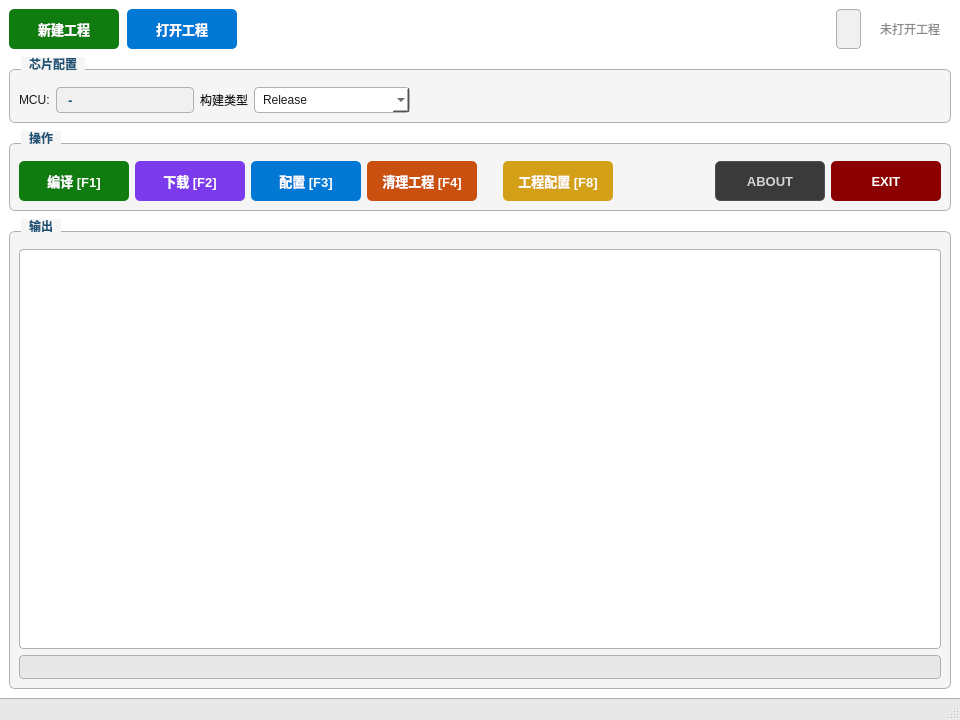
<?xml version="1.0" encoding="UTF-8"?>
<ui version="4.0">
 <class>MainWindow</class>
 <widget class="QMainWindow" name="MainWindow">
  <property name="geometry">
   <rect>
    <x>0</x>
    <y>0</y>
    <width>960</width>
    <height>720</height>
   </rect>
  </property>
  <property name="windowTitle">
   <string>PicoBuild - Raspberry Pi Pico MCU</string>
  </property>
  <property name="styleSheet">
   <string notr="true">QMainWindow { background-color: #ffffff; }
QGroupBox { color: #1a5276; font-weight: bold; border: 1px solid #b0b0b0; border-radius: 6px; margin-top: 12px; padding-top: 8px; background-color: #f5f5f5; }
QGroupBox::title { subcontrol-origin: margin; left: 12px; padding: 0 6px; background-color: #f5f5f5; }
QLabel { color: #1a1a1a; }
QLineEdit { background-color: #ffffff; color: #1a1a1a; border: 1px solid #b0b0b0; border-radius: 4px; padding: 4px 8px; }
QLineEdit:focus { border-color: #0078d4; }
QComboBox { background-color: #ffffff; color: #1a1a1a; border: 1px solid #b0b0b0; border-radius: 4px; padding: 4px 8px; min-width: 120px; }
QComboBox:hover { border-color: #0078d4; }
QComboBox QAbstractItemView { background-color: #ffffff; color: #1a1a1a; selection-background-color: #0078d4; selection-color: white; }
QTextEdit { background-color: #ffffff; color: #1a1a1a; border: 1px solid #b0b0b0; border-radius: 4px; }
QProgressBar { border: 1px solid #b0b0b0; border-radius: 4px; background-color: #e8e8e8; text-align: center; color: #1a1a1a; }
QProgressBar::chunk { background-color: qlineargradient(spread:pad, x1:0, y1:0, x2:1, y2:0, stop:0 #107c10, stop:1 #4ec94e); border-radius: 3px; }
QStatusBar { background-color: #e8e8e8; color: #1a1a1a; border-top: 1px solid #b0b0b0; }
QListWidget { background-color: #ffffff; color: #1a1a1a; border: 1px solid #b0b0b0; border-radius: 4px; }
QScrollArea { border: none; background: transparent; }
QCheckBox { color: #1a1a1a; spacing: 6px; }
QCheckBox::indicator { width: 16px; height: 16px; }
QCheckBox::indicator:unchecked { border: 1px solid #b0b0b0; border-radius: 3px; background-color: #ffffff; }
QCheckBox::indicator:checked { border: 1px solid #0078d4; border-radius: 3px; background-color: #0078d4; }</string>
  </property>
  <widget class="QWidget" name="centralwidget">
   <layout class="QVBoxLayout" name="verticalLayout">
    <property name="spacing"><number>8</number></property>
    <item>
     <layout class="QHBoxLayout" name="projectBarLayout">
      <item>
       <widget class="QPushButton" name="btnNewProject">
        <property name="text"><string>新建工程</string></property>
        <property name="minimumSize"><size><width>110</width><height>40</height></size></property>
        <property name="styleSheet">
         <string notr="true">QPushButton { background-color: #107c10; color: white; font-weight: bold; font-size: 13px; border-radius: 5px; padding: 8px 14px; } QPushButton:hover { background-color: #1a8c1a; } QPushButton:pressed { background-color: #0b5e0b; }</string>
        </property>
       </widget>
      </item>
      <item>
       <widget class="QPushButton" name="btnOpenProject">
        <property name="text"><string>打开工程</string></property>
        <property name="minimumSize"><size><width>110</width><height>40</height></size></property>
        <property name="styleSheet">
         <string notr="true">QPushButton { background-color: #0078d4; color: white; font-weight: bold; font-size: 13px; border-radius: 5px; padding: 8px 14px; } QPushButton:hover { background-color: #1a8cd8; } QPushButton:pressed { background-color: #005a9e; }</string>
        </property>
       </widget>
      </item>
      <item>
       <spacer name="toolbarSpacer">
        <property name="orientation"><enum>Qt::Horizontal</enum></property>
        <property name="sizeHint" stdset="0"><size><width>20</width><height>20</height></size></property>
       </spacer>
      </item>
      <item>
       <widget class="QLabel" name="labelSourceDir">
        <property name="text"><string></string></property>
        <property name="styleSheet"><string notr="true">color: #1a5276; font-size: 11px; padding: 4px 8px; border: 1px solid #b0b0b0; border-radius: 4px; background-color: #f0f0f0; font-weight: bold;</string></property>
       </widget>
      </item>
      <item>
       <widget class="QLabel" name="labelCurrentProject">
        <property name="text"><string>未打开工程</string></property>
        <property name="styleSheet"><string notr="true">color: #888; font-size: 12px; padding: 4px 8px;</string></property>
       </widget>
      </item>
     </layout>
    </item>
    <item>
     <widget class="QGroupBox" name="groupBoxMcpu">
      <property name="title"><string>芯片配置</string></property>
      <layout class="QHBoxLayout" name="horizontalLayoutMcpu">
       <item>
        <widget class="QLabel" name="labelPlatform"><property name="text"><string>MCU:</string></property></widget>
       </item>
       <item>
        <widget class="QLabel" name="labelPlatformValue">
         <property name="text"><string>-</string></property>
         <property name="styleSheet"><string notr="true">color: #1a5276; font-weight: bold; font-size: 13px; padding: 4px 8px; border: 1px solid #b0b0b0; border-radius: 4px; background-color: #f0f0f0; min-width: 120px;</string></property>
        </widget>
       </item>
       <item>
        <widget class="QLabel" name="labelBuildType"><property name="text"><string>构建类型</string></property></widget>
       </item>
       <item>
        <widget class="QComboBox" name="comboBuildType">
         <item><property name="text"><string>Release</string></property></item>
         <item><property name="text"><string>Debug</string></property></item>
        </widget>
       </item>
       <item>
        <spacer name="horizontalSpacerMcpu">
         <property name="orientation"><enum>Qt::Horizontal</enum></property>
         <property name="sizeHint" stdset="0"><size><width>40</width><height>20</height></size></property>
        </spacer>
       </item>
      </layout>
     </widget>
    </item>
    <item>
     <widget class="QGroupBox" name="groupBoxActions">
      <property name="title"><string>操作</string></property>
      <layout class="QHBoxLayout" name="horizontalLayoutActions">
       <item>
        <widget class="QPushButton" name="btnBuild">
         <property name="text"><string>编译 [F1]</string></property>
         <property name="minimumSize"><size><width>110</width><height>40</height></size></property>
         <property name="styleSheet"><string notr="true">QPushButton { background-color: #107c10; color: white; font-weight: bold; font-size: 13px; border-radius: 5px; padding: 8px 14px; } QPushButton:hover { background-color: #1a8c1a; } QPushButton:pressed { background-color: #0b5e0b; } QPushButton:disabled { background-color: #555; color: #999; }</string></property>
        </widget>
       </item>
       <item>
        <widget class="QPushButton" name="btnFlash">
         <property name="text"><string>下载 [F2]</string></property>
         <property name="minimumSize"><size><width>110</width><height>40</height></size></property>
         <property name="styleSheet"><string notr="true">QPushButton { background-color: #7c3aed; color: white; font-weight: bold; font-size: 13px; border-radius: 5px; padding: 8px 14px; } QPushButton:hover { background-color: #8b5cf6; } QPushButton:pressed { background-color: #6d28d9; } QPushButton:disabled { background-color: #555; color: #999; }</string></property>
        </widget>
       </item>
       <item>
        <widget class="QPushButton" name="btnConfigure">
         <property name="text"><string>配置 [F3]</string></property>
         <property name="minimumSize"><size><width>110</width><height>40</height></size></property>
         <property name="styleSheet"><string notr="true">QPushButton { background-color: #0078d4; color: white; font-weight: bold; font-size: 13px; border-radius: 5px; padding: 8px 14px; } QPushButton:hover { background-color: #1a8cd8; } QPushButton:pressed { background-color: #005a9e; } QPushButton:disabled { background-color: #555; color: #999; }</string></property>
        </widget>
       </item>
       <item>
        <widget class="QPushButton" name="btnClean">
         <property name="text"><string>清理工程 [F4]</string></property>
         <property name="minimumSize"><size><width>110</width><height>40</height></size></property>
         <property name="styleSheet"><string notr="true">QPushButton { background-color: #ca5010; color: white; font-weight: bold; font-size: 13px; border-radius: 5px; padding: 8px 14px; } QPushButton:hover { background-color: #d45d1a; } QPushButton:pressed { background-color: #a0400d; } QPushButton:disabled { background-color: #555; color: #999; }</string></property>
        </widget>
       </item>
       <item>
        <spacer name="spacerBeforeConfig">
         <property name="orientation"><enum>Qt::Horizontal</enum></property>
         <property name="sizeType"><enum>QSizePolicy::Fixed</enum></property>
         <property name="sizeHint" stdset="0"><size><width>20</width><height>20</height></size></property>
        </spacer>
       </item>
       <item>
        <widget class="QPushButton" name="btnProjectConfig">
         <property name="text"><string>工程配置 [F8]</string></property>
         <property name="minimumSize"><size><width>110</width><height>40</height></size></property>
         <property name="styleSheet"><string notr="true">QPushButton { background-color: #d4a017; color: white; font-weight: bold; font-size: 13px; border-radius: 5px; padding: 8px 14px; } QPushButton:hover { background-color: #e0b030; } QPushButton:pressed { background-color: #b0880f; }</string></property>
        </widget>
       </item>
       <item>
        <spacer name="horizontalSpacerActions">
         <property name="orientation"><enum>Qt::Horizontal</enum></property>
         <property name="sizeHint" stdset="0"><size><width>40</width><height>20</height></size></property>
        </spacer>
       </item>
       <item>
        <widget class="QPushButton" name="btnAbout">
         <property name="text"><string>ABOUT</string></property>
         <property name="minimumSize"><size><width>110</width><height>40</height></size></property>
         <property name="styleSheet"><string notr="true">QPushButton { background-color: #3a3a3a; color: #d4d4d4; font-weight: bold; font-size: 13px; border-radius: 5px; padding: 8px 14px; border: 1px solid #505050; } QPushButton:hover { background-color: #505050; color: #ffffff; } QPushButton:pressed { background-color: #2d2d2d; }</string></property>
        </widget>
       </item>
       <item>
        <widget class="QPushButton" name="btnExit">
         <property name="text"><string>EXIT</string></property>
         <property name="minimumSize"><size><width>110</width><height>40</height></size></property>
         <property name="styleSheet"><string notr="true">QPushButton { background-color: #8b0000; color: white; font-weight: bold; font-size: 13px; border-radius: 5px; padding: 8px 14px; } QPushButton:hover { background-color: #a00000; } QPushButton:pressed { background-color: #600000; }</string></property>
        </widget>
       </item>
      </layout>
     </widget>
    </item>
    <item>
     <widget class="QGroupBox" name="groupBoxOutput">
      <property name="title"><string>输出</string></property>
      <layout class="QVBoxLayout" name="verticalLayoutOutput">
       <item>
        <widget class="QTextEdit" name="textEditOutput">
         <property name="readOnly"><bool>true</bool></property>
         <property name="font"><font><family>Consolas</family><pointsize>12</pointsize></font></property>
        </widget>
       </item>
       <item>
        <widget class="QProgressBar" name="progressBar">
         <property name="value"><number>0</number></property>
         <property name="textVisible"><bool>false</bool></property>
        </widget>
       </item>
      </layout>
     </widget>
    </item>
   </layout>
  </widget>
  <widget class="QMenuBar" name="menubar">
   <property name="geometry"><rect><x>0</x><y>0</y><width>960</width><height>21</height></rect></property>
  </widget>
  <widget class="QStatusBar" name="statusbar">
   <property name="styleSheet"><string notr="true">QStatusBar::item { border: none; }</string></property>
  </widget>
 </widget>
 <resources/>
 <connections/>
</ui>
